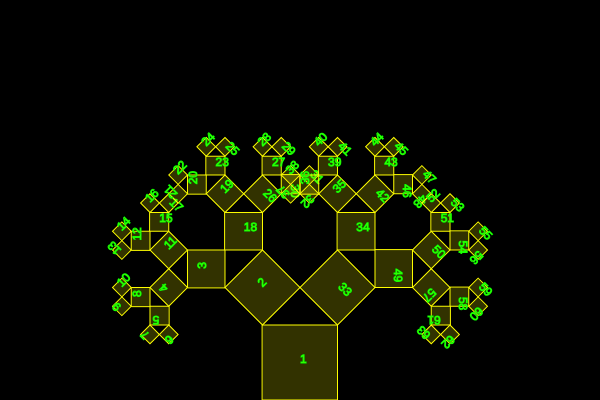
Frame 1 (no input)
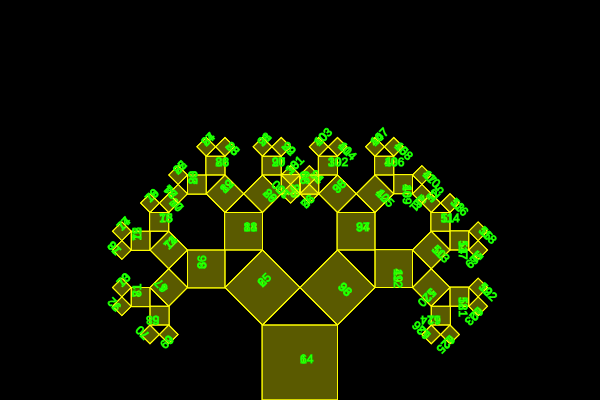
Frame 2 (the mouse pressed at the canvas centre, redrawn once)

The p5.js sketch that drew these frames (run headless with seeded random() and noise() and a simulated clock; the mouse was pressed at the canvas centre and the sketch redrawn once):

// p5.js sketch
// ── sketch.js
let angle = 45;
let count = 0;
let boxL = 75


function setup() {
  createCanvas(600, 400);
  background(0);
  angleMode(DEGREES);
  rectMode(CENTER);
  //translate(width / 2, height); // move to the bottom of screen

}

function draw() {

  translate(width / 2, height - boxL / 2); // move to the bottom of screen 
  stroke(0, 255, 0);
  noFill();
  branch(boxL); // calls branch function with size
  print(count);
  noLoop();
}

function branch(len) {
  strokeWeight(1);
  count = count + 1 // increace the square count
  stroke(255, 255, 0);
  fill(255, 255, 0, 50);
  rect(0, 0, len, len); // gets x and y its postion from translate
  stroke(0, 255, 0);
  text(count, 0, 0); //
 if(len >15){  // exit condition for the recursion change for more or less depth
  let newLen = len / 1.4142 // divide len by sqrt(2): a2+b2 =c2
  // **** place a square to the left
  push(); // saves postion
  translate(-len / 2, -len); // need the old length to move to left corner of the previous square
  rotate(-angle); // rotate
  branch(newLen)  // recursive call
  pop(); // pops back to old position
  //*** place a square to the right
  push(); // saves position
  translate(len / 2, -len); // need the old lenth to move to the right corner of the previous square
  rotate(+angle); // rotate
  branch(newLen) // recursive call
   pop() // pops back to old postion
 }
}
